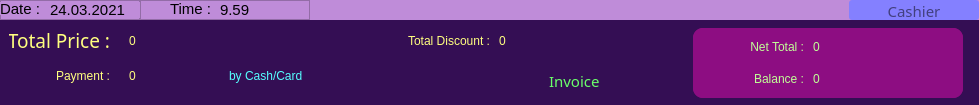
           <widget class="QFrame" name="Footer">
            <property name="minimumSize">
             <size>
              <width>0</width>
              <height>0</height>
             </size>
            </property>
            <property name="maximumSize">
             <size>
              <width>16777215</width>
              <height>120</height>
             </size>
            </property>
            <property name="styleSheet">
             <string notr="true">background-color: rgb(52, 14, 84);</string>
            </property>
            <property name="frameShape">
             <enum>QFrame::NoFrame</enum>
            </property>
            <property name="frameShadow">
             <enum>QFrame::Raised</enum>
            </property>
            <layout class="QVBoxLayout" name="verticalLayout_12">
             <property name="spacing">
              <number>0</number>
             </property>
             <property name="leftMargin">
              <number>0</number>
             </property>
             <property name="topMargin">
              <number>0</number>
             </property>
             <property name="rightMargin">
              <number>0</number>
             </property>
             <property name="bottomMargin">
              <number>0</number>
             </property>
             <item>
              <widget class="QFrame" name="frame_19">
               <property name="minimumSize">
                <size>
                 <width>0</width>
                 <height>20</height>
                </size>
               </property>
               <property name="maximumSize">
                <size>
                 <width>16777215</width>
                 <height>20</height>
                </size>
               </property>
               <property name="styleSheet">
                <string notr="true">background-color: rgb(191, 140, 217);</string>
               </property>
               <property name="frameShape">
                <enum>QFrame::NoFrame</enum>
               </property>
               <property name="frameShadow">
                <enum>QFrame::Raised</enum>
               </property>
               <layout class="QHBoxLayout" name="horizontalLayout_6">
                <property name="spacing">
                 <number>0</number>
                </property>
                <property name="leftMargin">
                 <number>0</number>
                </property>
                <property name="topMargin">
                 <number>0</number>
                </property>
                <property name="rightMargin">
                 <number>0</number>
                </property>
                <property name="bottomMargin">
                 <number>0</number>
                </property>
                <item>
                 <widget class="QFrame" name="frame_7">
                  <property name="minimumSize">
                   <size>
                    <width>140</width>
                    <height>0</height>
                   </size>
                  </property>
                  <property name="maximumSize">
                   <size>
                    <width>140</width>
                    <height>16777215</height>
                   </size>
                  </property>
                  <property name="frameShape">
                   <enum>QFrame::StyledPanel</enum>
                  </property>
                  <property name="frameShadow">
                   <enum>QFrame::Raised</enum>
                  </property>
                  <widget class="QLabel" name="label_14">
                   <property name="geometry">
                    <rect>
                     <x>0</x>
                     <y>2</y>
                     <width>47</width>
                     <height>13</height>
                    </rect>
                   </property>
                   <property name="font">
                    <font>
                     <pointsize>11</pointsize>
                    </font>
                   </property>
                   <property name="text">
                    <string>Date :</string>
                   </property>
                  </widget>
                  <widget class="QLabel" name="date">
                   <property name="geometry">
                    <rect>
                     <x>50</x>
                     <y>2</y>
                     <width>91</width>
                     <height>16</height>
                    </rect>
                   </property>
                   <property name="font">
                    <font>
                     <pointsize>11</pointsize>
                    </font>
                   </property>
                   <property name="text">
                    <string>24.03.2021</string>
                   </property>
                  </widget>
                 </widget>
                </item>
                <item>
                 <widget class="QFrame" name="frame_10">
                  <property name="minimumSize">
                   <size>
                    <width>170</width>
                    <height>0</height>
                   </size>
                  </property>
                  <property name="maximumSize">
                   <size>
                    <width>170</width>
                    <height>16777215</height>
                   </size>
                  </property>
                  <property name="frameShape">
                   <enum>QFrame::StyledPanel</enum>
                  </property>
                  <property name="frameShadow">
                   <enum>QFrame::Raised</enum>
                  </property>
                  <widget class="QLabel" name="label_23">
                   <property name="geometry">
                    <rect>
                     <x>30</x>
                     <y>2</y>
                     <width>47</width>
                     <height>13</height>
                    </rect>
                   </property>
                   <property name="font">
                    <font>
                     <pointsize>11</pointsize>
                    </font>
                   </property>
                   <property name="text">
                    <string>Time :</string>
                   </property>
                  </widget>
                  <widget class="QLabel" name="time">
                   <property name="geometry">
                    <rect>
                     <x>80</x>
                     <y>2</y>
                     <width>81</width>
                     <height>16</height>
                    </rect>
                   </property>
                   <property name="font">
                    <font>
                     <pointsize>11</pointsize>
                    </font>
                   </property>
                   <property name="text">
                    <string>9.59</string>
                   </property>
                  </widget>
                 </widget>
                </item>
                <item>
                 <spacer name="horizontalSpacer_4">
                  <property name="orientation">
                   <enum>Qt::Horizontal</enum>
                  </property>
                  <property name="sizeHint" stdset="0">
                   <size>
                    <width>498</width>
                    <height>17</height>
                   </size>
                  </property>
                 </spacer>
                </item>
                <item>
                 <widget class="QLineEdit" name="CashierName">
                  <property name="minimumSize">
                   <size>
                    <width>130</width>
                    <height>0</height>
                   </size>
                  </property>
                  <property name="maximumSize">
                   <size>
                    <width>130</width>
                    <height>16777215</height>
                   </size>
                  </property>
                  <property name="font">
                   <font>
                    <family>Mongolian Baiti</family>
                    <pointsize>11</pointsize>
                   </font>
                  </property>
                  <property name="styleSheet">
                   <string notr="true">QLineEdit{
	border-radius: 3px;
	background-color: rgb(132, 128, 255);
}
QLineEdit:hover{
	background-color: rgb(88, 197, 255);
}
</string>
                  </property>
                  <property name="alignment">
                   <set>Qt::AlignCenter</set>
                  </property>
                  <property name="placeholderText">
                   <string>Cashier</string>
                  </property>
                 </widget>
                </item>
               </layout>
              </widget>
             </item>
             <item>
              <widget class="QFrame" name="DownFooter">
               <property name="styleSheet">
                <string notr="true"/>
               </property>
               <property name="frameShape">
                <enum>QFrame::NoFrame</enum>
               </property>
               <property name="frameShadow">
                <enum>QFrame::Raised</enum>
               </property>
               <layout class="QHBoxLayout" name="horizontalLayout_7">
                <property name="spacing">
                 <number>0</number>
                </property>
                <property name="topMargin">
                 <number>0</number>
                </property>
                <property name="rightMargin">
                 <number>0</number>
                </property>
                <property name="bottomMargin">
                 <number>0</number>
                </property>
                <item>
                 <widget class="QFrame" name="BillDetails">
                  <property name="minimumSize">
                   <size>
                    <width>630</width>
                    <height>85</height>
                   </size>
                  </property>
                  <property name="styleSheet">
                   <string notr="true">QLabel {
	color: rgb(255, 255, 127);
	font: 14pt &quot;Mongolian Baiti&quot;;
}</string>
                  </property>
                  <property name="frameShape">
                   <enum>QFrame::NoFrame</enum>
                  </property>
                  <property name="frameShadow">
                   <enum>QFrame::Raised</enum>
                  </property>
                  <widget class="QLabel" name="label_9">
                   <property name="geometry">
                    <rect>
                     <x>0</x>
                     <y>10</y>
                     <width>101</width>
                     <height>21</height>
                    </rect>
                   </property>
                   <property name="font">
                    <font>
                     <family>Mongolian Baiti</family>
                     <pointsize>14</pointsize>
                     <weight>50</weight>
                     <italic>false</italic>
                     <bold>false</bold>
                    </font>
                   </property>
                   <property name="text">
                    <string>Total Price :</string>
                   </property>
                   <property name="alignment">
                    <set>Qt::AlignRight|Qt::AlignTrailing|Qt::AlignVCenter</set>
                   </property>
                  </widget>
                  <widget class="QLabel" name="lblpay">
                   <property name="geometry">
                    <rect>
                     <x>120</x>
                     <y>40</y>
                     <width>91</width>
                     <height>31</height>
                    </rect>
                   </property>
                   <property name="text">
                    <string>0</string>
                   </property>
                  </widget>
                  <widget class="QLabel" name="lblPrice">
                   <property name="geometry">
                    <rect>
                     <x>120</x>
                     <y>10</y>
                     <width>91</width>
                     <height>21</height>
                    </rect>
                   </property>
                   <property name="text">
                    <string>0</string>
                   </property>
                  </widget>
                  <widget class="QLabel" name="label_10">
                   <property name="geometry">
                    <rect>
                     <x>0</x>
                     <y>45</y>
                     <width>101</width>
                     <height>21</height>
                    </rect>
                   </property>
                   <property name="text">
                    <string>Payment :</string>
                   </property>
                   <property name="alignment">
                    <set>Qt::AlignRight|Qt::AlignTrailing|Qt::AlignVCenter</set>
                   </property>
                  </widget>
                  <widget class="QLabel" name="lblCashMethod">
                   <property name="geometry">
                    <rect>
                     <x>220</x>
                     <y>40</y>
                     <width>111</width>
                     <height>31</height>
                    </rect>
                   </property>
                   <property name="styleSheet">
                    <string notr="true">color: rgb(85, 255, 255);
font: 10pt &quot;MV Boli&quot;;</string>
                   </property>
                   <property name="text">
                    <string>by Cash/Card</string>
                   </property>
                  </widget>
                  <widget class="QLabel" name="lblDisc">
                   <property name="geometry">
                    <rect>
                     <x>490</x>
                     <y>10</y>
                     <width>91</width>
                     <height>21</height>
                    </rect>
                   </property>
                   <property name="text">
                    <string>0</string>
                   </property>
                  </widget>
                  <widget class="QLabel" name="label_11">
                   <property name="geometry">
                    <rect>
                     <x>350</x>
                     <y>10</y>
                     <width>131</width>
                     <height>21</height>
                    </rect>
                   </property>
                   <property name="text">
                    <string>Total Discount :</string>
                   </property>
                   <property name="alignment">
                    <set>Qt::AlignRight|Qt::AlignTrailing|Qt::AlignVCenter</set>
                   </property>
                  </widget>
                  <widget class="QLabel" name="label_29">
                   <property name="geometry">
                    <rect>
                     <x>540</x>
                     <y>50</y>
                     <width>71</width>
                     <height>21</height>
                    </rect>
                   </property>
                   <property name="font">
                    <font>
                     <family>Mongolian Baiti</family>
                     <pointsize>11</pointsize>
                     <weight>50</weight>
                     <italic>false</italic>
                     <bold>false</bold>
                    </font>
                   </property>
                   <property name="styleSheet">
                    <string notr="true">QLabel {
	color: rgb(106, 255, 106);
	font: 11pt &quot;Mongolian Baiti&quot;;
}</string>
                   </property>
                   <property name="text">
                    <string>Invoice</string>
                   </property>
                   <property name="alignment">
                    <set>Qt::AlignLeading|Qt::AlignLeft|Qt::AlignVCenter</set>
                   </property>
                  </widget>
                  <widget class="QLabel" name="lblInv">
                   <property name="geometry">
                    <rect>
                     <x>420</x>
                     <y>50</y>
                     <width>111</width>
                     <height>21</height>
                    </rect>
                   </property>
                   <property name="font">
                    <font>
                     <family>Mongolian Baiti</family>
                     <pointsize>11</pointsize>
                     <weight>50</weight>
                     <italic>false</italic>
                     <bold>false</bold>
                    </font>
                   </property>
                   <property name="styleSheet">
                    <string notr="true">QLabel {
	color: rgb(106, 255, 106);
	font: 11pt &quot;Mongolian Baiti&quot;;
}</string>
                   </property>
                   <property name="text">
                    <string/>
                   </property>
                   <property name="alignment">
                    <set>Qt::AlignRight|Qt::AlignTrailing|Qt::AlignVCenter</set>
                   </property>
                  </widget>
                 </widget>
                </item>
                <item>
                 <spacer name="horizontalSpacer">
                  <property name="orientation">
                   <enum>Qt::Horizontal</enum>
                  </property>
                  <property name="sizeHint" stdset="0">
                   <size>
                    <width>40</width>
                    <height>20</height>
                   </size>
                  </property>
                 </spacer>
                </item>
                <item>
                 <widget class="QFrame" name="Balance">
                  <property name="minimumSize">
                   <size>
                    <width>300</width>
                    <height>85</height>
                   </size>
                  </property>
                  <property name="maximumSize">
                   <size>
                    <width>300</width>
                    <height>16777215</height>
                   </size>
                  </property>
                  <property name="frameShape">
                   <enum>QFrame::NoFrame</enum>
                  </property>
                  <property name="frameShadow">
                   <enum>QFrame::Raised</enum>
                  </property>
                  <widget class="QFrame" name="frame_8">
                   <property name="geometry">
                    <rect>
                     <x>14</x>
                     <y>8</y>
                     <width>270</width>
                     <height>70</height>
                    </rect>
                   </property>
                   <property name="minimumSize">
                    <size>
                     <width>270</width>
                     <height>70</height>
                    </size>
                   </property>
                   <property name="maximumSize">
                    <size>
                     <width>270</width>
                     <height>16777215</height>
                    </size>
                   </property>
                   <property name="font">
                    <font>
                     <weight>50</weight>
                     <bold>false</bold>
                    </font>
                   </property>
                   <property name="styleSheet">
                    <string notr="true">QLabel{
	color: rgb(193, 255, 151);
	font: 16pt &quot;Mongolian Baiti&quot;;
}

QFrame {
	background-color: rgb(141, 13, 130);
border-radius: 10px;
}</string>
                   </property>
                   <property name="frameShape">
                    <enum>QFrame::StyledPanel</enum>
                   </property>
                   <property name="frameShadow">
                    <enum>QFrame::Raised</enum>
                   </property>
                   <layout class="QVBoxLayout" name="verticalLayout_9">
                    <property name="spacing">
                     <number>0</number>
                    </property>
                    <property name="leftMargin">
                     <number>0</number>
                    </property>
                    <property name="topMargin">
                     <number>0</number>
                    </property>
                    <property name="rightMargin">
                     <number>0</number>
                    </property>
                    <property name="bottomMargin">
                     <number>0</number>
                    </property>
                    <item>
                     <widget class="QFrame" name="frame_9">
                      <property name="frameShape">
                       <enum>QFrame::StyledPanel</enum>
                      </property>
                      <property name="frameShadow">
                       <enum>QFrame::Raised</enum>
                      </property>
                      <widget class="QLabel" name="label_12">
                       <property name="geometry">
                        <rect>
                         <x>0</x>
                         <y>8</y>
                         <width>111</width>
                         <height>21</height>
                        </rect>
                       </property>
                       <property name="styleSheet">
                        <string notr="true">background-color: rgba(0, 0, 0, 0);</string>
                       </property>
                       <property name="text">
                        <string>Net Total :</string>
                       </property>
                       <property name="alignment">
                        <set>Qt::AlignRight|Qt::AlignTrailing|Qt::AlignVCenter</set>
                       </property>
                      </widget>
                      <widget class="QLabel" name="lblTot">
                       <property name="geometry">
                        <rect>
                         <x>120</x>
                         <y>8</y>
                         <width>131</width>
                         <height>21</height>
                        </rect>
                       </property>
                       <property name="styleSheet">
                        <string notr="true">background-color: rgba(0, 0, 0, 0);</string>
                       </property>
                       <property name="text">
                        <string>0</string>
                       </property>
                      </widget>
                     </widget>
                    </item>
                    <item>
                     <widget class="QFrame" name="frmBlnce">
                      <property name="frameShape">
                       <enum>QFrame::StyledPanel</enum>
                      </property>
                      <property name="frameShadow">
                       <enum>QFrame::Raised</enum>
                      </property>
                      <widget class="QLabel" name="lblBlnceT">
                       <property name="geometry">
                        <rect>
                         <x>20</x>
                         <y>0</y>
                         <width>91</width>
                         <height>31</height>
                        </rect>
                       </property>
                       <property name="styleSheet">
                        <string notr="true">background-color: rgba(0, 0, 0, 0);</string>
                       </property>
                       <property name="text">
                        <string>Balance :</string>
                       </property>
                       <property name="alignment">
                        <set>Qt::AlignRight|Qt::AlignTrailing|Qt::AlignVCenter</set>
                       </property>
                      </widget>
                      <widget class="QLabel" name="lblBlnce">
                       <property name="geometry">
                        <rect>
                         <x>120</x>
                         <y>0</y>
                         <width>141</width>
                         <height>31</height>
                        </rect>
                       </property>
                       <property name="styleSheet">
                        <string notr="true">background-color: rgba(0, 0, 0, 0);</string>
                       </property>
                       <property name="text">
                        <string>0</string>
                       </property>
                      </widget>
                     </widget>
                    </item>
                   </layout>
                  </widget>
                 </widget>
                </item>
               </layout>
              </widget>
             </item>
            </layout>
           </widget>
